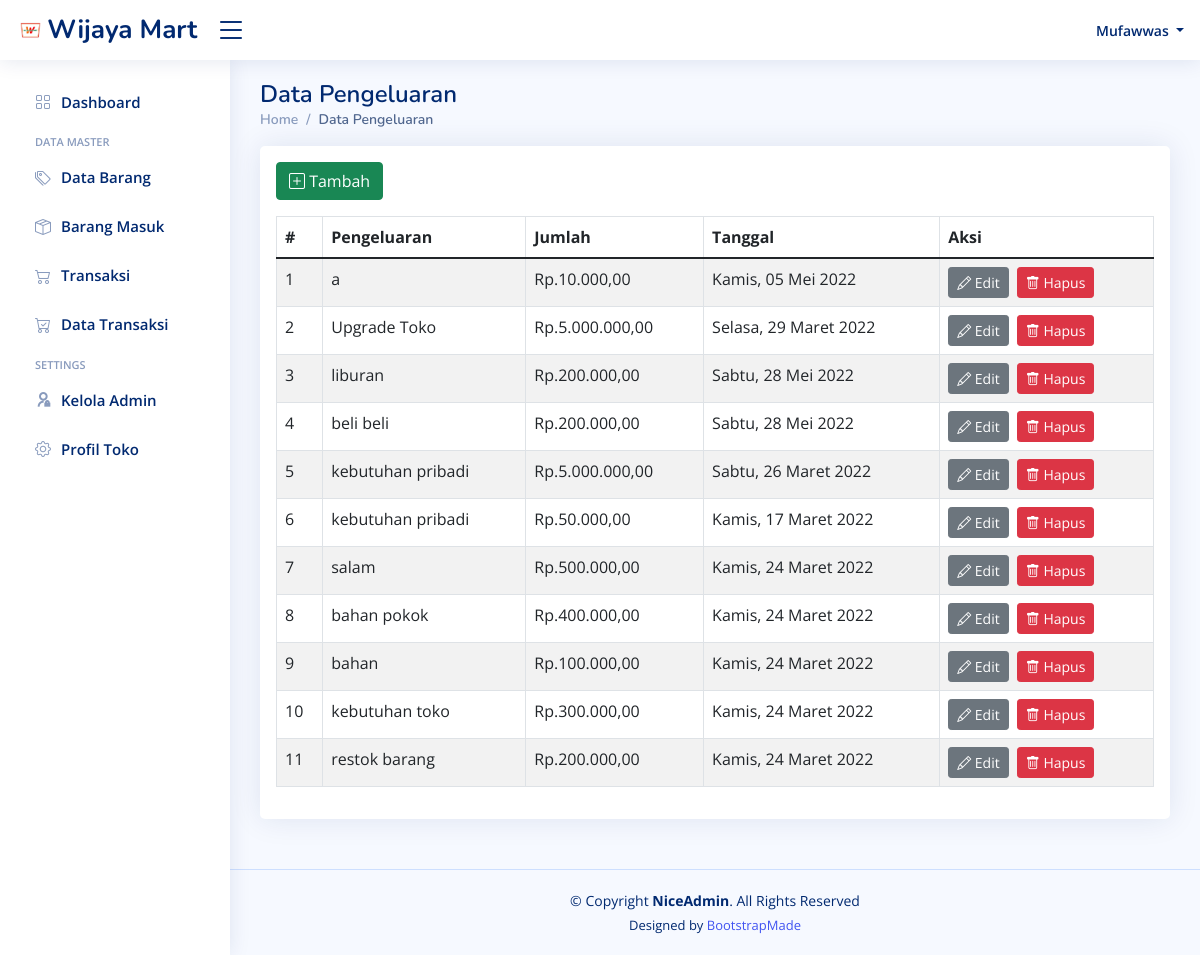
The app's page /admin/index.php?page=data_pengeluaran (signed in) with its own data.
### tables this page shows
CREATE TABLE `profil_toko` (
  `id_profil` int(2) NOT NULL,
  `nama_toko` varchar(50) NOT NULL,
  `alamat` varchar(50) NOT NULL,
  `nama_pemilik` varchar(100) NOT NULL,
  `no_hp` varchar(15) NOT NULL,
  `email` varchar(50) NOT NULL,
  `facebook` varchar(50) NOT NULL,
  `instagram` varchar(50) NOT NULL,
  `logo` varchar(100) NOT NULL
);

CREATE TABLE `tb_pengeluaran` (
  `id_pengeluaran` int(11) NOT NULL,
  `pengeluaran` varchar(500) NOT NULL,
  `jumlah` int(11) NOT NULL,
  `tanggal` date NOT NULL DEFAULT current_timestamp()
);

### admin/data_pengeluaran/data_pengeluaran.php (the view, shortened to what this page needs)
<?php
include('config.php');
?>
<main id="main" class="main">
	<div class="pagetitle">
		<h1>Data Pengeluaran</h1>
		<nav>
			<ol class="breadcrumb">
				<li class="breadcrumb-item"><a href="index.php">Home</a></li>
				<li class="breadcrumb-item active">Data Pengeluaran</li>
			</ol>
		</nav>
	</div>
	<section class="section dashboard">
		<div class="row">
			<div class="col-lg-12">
				<div class="card">
					<div class="card-body">
						<a href="index.php?page=tambah_pengeluaran"><button type="submit" name="btntambah" class="btn btn-success"><span class="bi bi-plus-square"> Tambah</span></button></a>
						<div style="position: relative; overflow:auto;">
							<table class="table datatable table-striped table-bordered">
								<thead>
									<tr>
										<th scope="col">#</th>
										<th scope="col">Pengeluaran</th>
										<th scope="col">Jumlah</th>
										<th scope="col">Tanggal</th>
										<th scope="col">Aksi</th>
									</tr>
								</thead>
								<tbody>
									<?php
									$sql = mysqli_query($koneksi, "SELECT * FROM tb_pengeluaran ORDER BY id_pengeluaran DESC, id_pengeluaran DESC") or die(mysqli_error($koneksi));
									if (mysqli_num_rows($sql) > 0) {
										$no = 1;
										while ($data = mysqli_fetch_assoc($sql)) {
											$id = $data['id_pengeluaran'];
											$peng = $data['pengeluaran'];
											$jum = $data['jumlah'];
											$tgl = $data['tanggal'];
											$format_indonesia = number_format($jum, 2, ',', '.');
											switch (date('m', strtotime($tgl))) {
												case '03':
													$bulan = 'Maret';
													break;
												case '05':
													$bulan = 'Mei';
													break;
											}
											$tggl = date('d', strtotime($tgl));
											$thn = date('Y', strtotime($tgl));
											switch (date('l', strtotime($tgl))) {
												case 'Tuesday':
													$hari = 'Selasa';
													break;
												case 'Thursday':
													$hari = 'Kamis';
													break;
												case 'Saturday':
													$hari = 'Sabtu';
													break;
											}
											$tglfull = '' . $hari . ', ' . $tggl . ' ' . $bulan . ' ' . $thn . ' ';
											echo '
						<tr>
						<td>' . $no++ . '</td>
						<td>' . $peng . '</td>
						<td>Rp.' . $format_indonesia . '</td>
						<td>' . $tglfull . '</td>
						<td>
						<a href="index.php?page=edit_pengeluaran&id=' . ($id) . '"><button name="btnedit" class="btn btn-secondary btn-sm"><span class="bi bi-pencil"> Edit</span> </button>
						<span style="margin: 2px;"></span>
						<a href="index.php?page=hapus_pengeluaran&id=' . $id . '" class="btn btn-danger btn-sm" onclick="return confirm(' . "'Hapus data ini?'" . ')"><span class="bi bi-trash"> Hapus</span></a>
						'; ?>
									<?php echo '
						</td>
						';
										}
									}
									?>
								</tbody>
							</table>
						</div>
					</div>
				</div>
			</div>
	</section>
</main>

### admin/index.php (shortened to what this page needs)
<?php
include('config.php');
if (!isset($_SESSION['nama'])) {
  if (!isset($_SESSION['id_user'])) {
    echo '<script>
        location.href = "login.php";
        </script>';
  }
} else {
?>
  <!DOCTYPE html>
  <html lang="en">
  <head>
    <?php
    $query = mysqli_query($koneksi, "SELECT * FROM profil_toko");
    while ($data = mysqli_fetch_array($query)) {
      $namatk = $data['nama_toko'];
      $currentImage = $data['logo'];
    }
    ?>
    <link href="assets/vendor/bootstrap/css/bootstrap.min.css" rel="stylesheet">
    <link href="assets/vendor/bootstrap-icons/bootstrap-icons.css" rel="stylesheet">
    <link href="assets/vendor/boxicons/css/boxicons.min.css" rel="stylesheet">
    <link href="assets/vendor/quill/quill.snow.css" rel="stylesheet">
    <link href="assets/vendor/quill/quill.bubble.css" rel="stylesheet">
    <link href="assets/vendor/remixicon/remixicon.css" rel="stylesheet">
    <link href="assets/vendor/simple-datatables/style.css" rel="stylesheet">
    <link href="assets/css/style.css" rel="stylesheet">
  </head>
  <body>
    <header id="header" class="header fixed-top d-flex align-items-center">
      <div class="d-flex align-items-center justify-content-between">
        <a href="index.php" class="logo d-flex align-items-center">
          <img src="logo/<?php echo "$currentImage"; ?>" alt="">
          <span class="d-none d-lg-block">
            <?php echo "$namatk"; ?>
          </span>
        </a>
        <i class="bi bi-list toggle-sidebar-btn"></i>
      </div>
      <nav class="header-nav ms-auto">
        <ul class="d-flex align-items-center">
          <li class="nav-item dropdown pe-3">
            <a class="nav-link nav-profile d-flex align-items-center pe-0" href="#" data-bs-toggle="dropdown">
              <span class="d-none d-md-block dropdown-toggle ps-2">
                <?php echo $_SESSION['nama'] ?>
              </span>
            </a>
          </li>
        </ul>
      </nav>
    </header>
    <aside id="sidebar" class="sidebar">
      <ul class="sidebar-nav" id="sidebar-nav">
        <li class="nav-item">
          <a class="nav-link collapsed" href="index.php">
            <i class="bi bi-grid"></i>
            <span>Dashboard</span>
          </a>
        </li>
        <li class="nav-heading">Data Master</li>
        <li class="nav-item">
          <a class="nav-link collapsed" href="index.php?page=data_barang">
            <i class="bi bi-tags"></i>
            <span>Data Barang</span>
          </a>
        </li>
        <li class="nav-item">
          <a class="nav-link collapsed" href="index.php?page=stok_barang">
            <i class="bi bi-box-seam"></i>
            <span>Barang Masuk</span>
          </a>
        </li>
        <li class="nav-item">
          <a class="nav-link collapsed" href="index.php?page=transaksi">
            <i class="bi bi-cart2"></i>
            <span>Transaksi</span>
          </a>
        </li>
        <li class="nav-item">
          <a class="nav-link collapsed" href="index.php?page=data_transaksi">
            <i class="bi bi-cart-check"></i>
            <span>Data Transaksi</span>
          </a>
        </li>
        <li class="nav-heading">Settings</li>
        <li class="nav-item">
          <a class="nav-link collapsed" href="index.php?page=admin">
            <i class="ri ri-admin-line"></i>
            <span>Kelola Admin</span>
          </a>
        </li>
        <li class="nav-item">
          <a class="nav-link collapsed" href="index.php?page=profil">
            <i class="bi bi-gear"></i>
            <span>Profil Toko</span>
          </a>
        </li>
      </ul>
    </aside>
    <div class="right_col" role="main">
      <?php
      $queries = array();
      parse_str($_SERVER['QUERY_STRING'], $queries);
      switch ($queries['page']) {
        case 'data_pengeluaran':
          include 'data_pengeluaran/data_pengeluaran.php';
          break;
      }
      ?>
      <footer id="footer" class="footer">
        <div class="copyright">
          &copy; Copyright <strong><span>NiceAdmin</span></strong>. All Rights Reserved
        </div>
        <div class="credits">
          Designed by <a href="https://bootstrapmade.com/">BootstrapMade</a>
        </div>
      </footer>
  </body>
  </html>
<?php
}
?>

### admin/assets/css/style.css (style rules this page uses)
:root { scroll-behavior: smooth; }
body { font-family: "Open Sans", sans-serif; background: #f6f9ff; color: #444444; }
a { color: #4154f1; text-decoration: none; }
h1, h2, h3, h4, h5, h6 { font-family: "Nunito", sans-serif; }
#main { margin-top: 60px; padding: 20px 30px; transition: all 0.3s; }
.pagetitle { margin-bottom: 10px; }
.pagetitle h1 { font-size: 24px; margin-bottom: 0; font-weight: 600; color: #012970; }
.card { margin-bottom: 30px; border: none; border-radius: 5px; box-shadow: 0px 0 30px rgba(1, 41, 112, 0.1); }
.breadcrumb { font-size: 14px; font-family: "Nunito", sans-serif; color: #899bbd; font-weight: 600; }
.breadcrumb a { color: #899bbd; transition: 0.3s; }
.breadcrumb .breadcrumb-item::before { color: #899bbd; }
.breadcrumb .active { color: #51678f; font-weight: 600; }
.logo { line-height: 1; }
@media (min-width: 1200px) { .logo { width: 185px; } }
.logo img { max-height: 26px; margin-right: 6px; }
.logo span { font-size: 26px; font-weight: 700; color: #012970; font-family: "Nunito", sans-serif; }
.header { transition: all 0.5s; z-index: 997; height: 60px; box-shadow: 0px 2px 20px rgba(1, 41, 112, 0.1); background-color: #fff; padding-left: 20px; }
.header .toggle-sidebar-btn { font-size: 32px; padding-left: 10px; cursor: pointer; color: #012970; }
.header-nav ul { list-style: none; }
.header-nav > ul { margin: 0; padding: 0; }
.header-nav .nav-profile { color: #012970; }
.header-nav .nav-profile span { font-size: 14px; font-weight: 600; }
.sidebar { position: fixed; top: 60px; left: 0; bottom: 0; width: 230px; z-index: 996; transition: all 0.3s; padding: 20px; overflow-y: auto; scrollbar-width: thin; scrollbar-color: #aab7cf transparent; box-shadow: 0px 0px 20px rgba(1, 41, 112, 0.1); background-color: #fff; }
@media (min-width: 1200px) { #main, #footer { margin-left: 230px; } }
.sidebar-nav { padding: 0; margin: 0; list-style: none; }
.sidebar-nav li { padding: 0; margin: 0; list-style: none; }
.sidebar-nav .nav-item { margin-bottom: 5px; }
.sidebar-nav .nav-heading { font-size: 11px; text-transform: uppercase; color: #899bbd; font-weight: 600; margin: 10px 0 5px 15px; }
.sidebar-nav .nav-link { display: flex; align-items: center; font-size: 15px; font-weight: 600; color: #4154f1; transition: 0.3; background: #f6f9ff; padding: 10px 15px; border-radius: 4px; }
.sidebar-nav .nav-link i { font-size: 16px; margin-right: 10px; color: #4154f1; }
.sidebar-nav .nav-link.collapsed { color: #012970; background: #fff; }
.sidebar-nav .nav-link.collapsed i { color: #899bbd; }
.footer { padding: 20px 0; font-size: 14px; transition: all 0.3s; border-top: 1px solid #cddfff; }
.footer .copyright { text-align: center; color: #012970; }
.footer .credits { padding-top: 5px; text-align: center; font-size: 13px; color: #012970; }

### records on screen
profil_toko: logo (picture), nama_toko "Wijaya Mart"
tb_pengeluaran: pengeluaran "a", jumlah "10.000,00", tanggal "Kamis, 05 Mei 2022"
tb_pengeluaran: pengeluaran "Upgrade Toko", jumlah "5.000.000,00", tanggal "Selasa, 29 Maret 2022"
tb_pengeluaran: pengeluaran "liburan", jumlah "200.000,00", tanggal "Sabtu, 28 Mei 2022"
tb_pengeluaran: pengeluaran "beli beli", jumlah "200.000,00", tanggal "Sabtu, 28 Mei 2022"
tb_pengeluaran: pengeluaran "kebutuhan pribadi", jumlah "5.000.000,00", tanggal "Sabtu, 26 Maret 2022"
tb_pengeluaran: pengeluaran "kebutuhan pribadi", jumlah "50.000,00", tanggal "Kamis, 17 Maret 2022"
tb_pengeluaran: pengeluaran "salam", jumlah "500.000,00", tanggal "Kamis, 24 Maret 2022"
tb_pengeluaran: pengeluaran "bahan pokok", jumlah "400.000,00", tanggal "Kamis, 24 Maret 2022"
tb_pengeluaran: pengeluaran "bahan", jumlah "100.000,00", tanggal "Kamis, 24 Maret 2022"
tb_pengeluaran: pengeluaran "kebutuhan toko", jumlah "300.000,00", tanggal "Kamis, 24 Maret 2022"
tb_pengeluaran: pengeluaran "restok barang", jumlah "200.000,00", tanggal "Kamis, 24 Maret 2022"

### other values on screen
$_SESSION['nama'] "Mufawwas"
